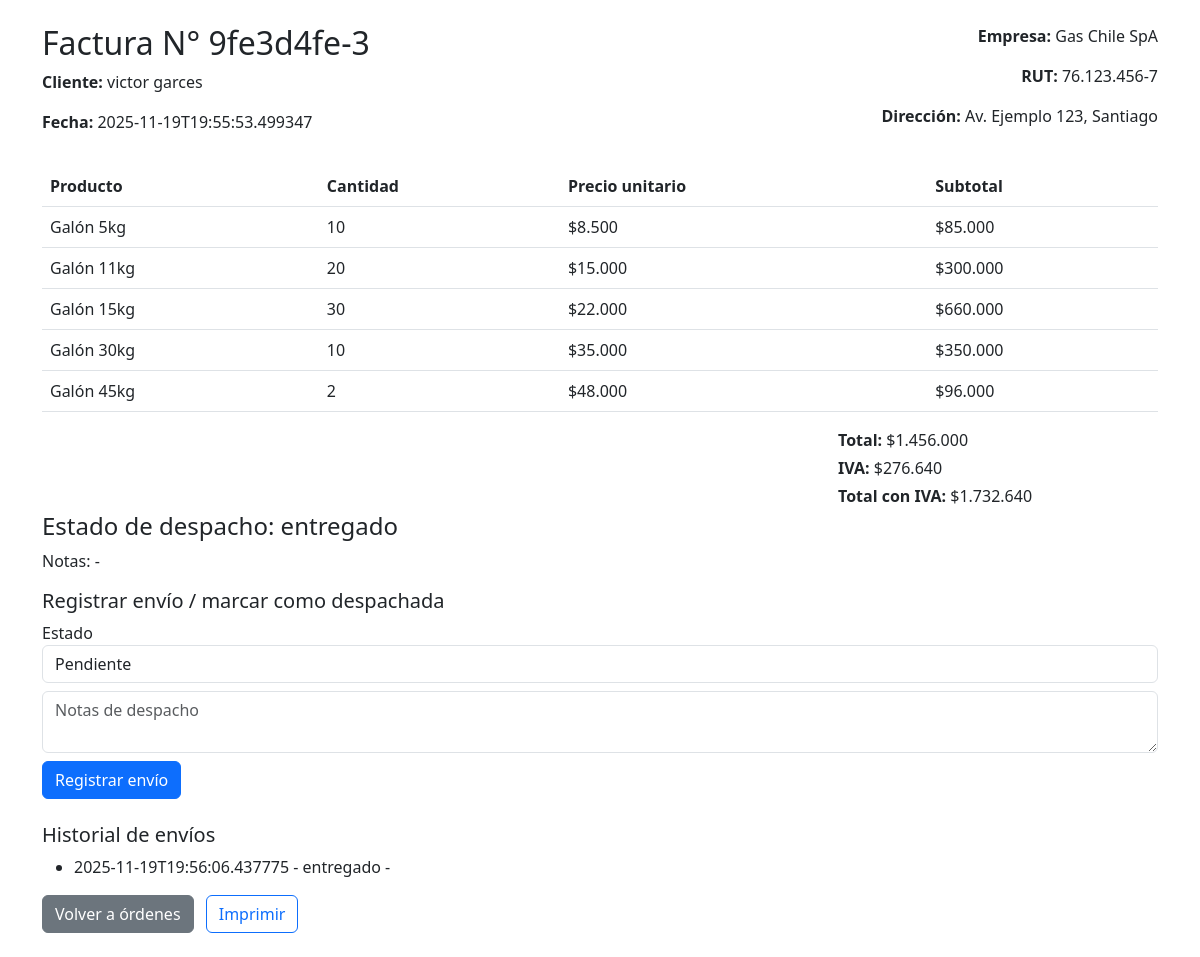
The page /factura/detalle/1 (signed in) on the database its author committed.
### tables this page shows
CREATE TABLE facturas (
                id INTEGER PRIMARY KEY AUTOINCREMENT,
                numero_factura TEXT UNIQUE NOT NULL,
                orden_id INTEGER,
                cliente TEXT,
                total REAL NOT NULL,
                fecha_emision DATETIME DEFAULT CURRENT_TIMESTAMP,
                estado_despacho TEXT DEFAULT 'pendiente',
                notas_despacho TEXT, iva REAL DEFAULT 0, total_con_iva REAL DEFAULT 0, fecha TEXT,
                FOREIGN KEY (orden_id) REFERENCES ordenes_compra(id)
            );

CREATE TABLE detalle_facturas (
                id INTEGER PRIMARY KEY AUTOINCREMENT,
                factura_id INTEGER NOT NULL,
                producto_id INTEGER,
                producto_nombre TEXT NOT NULL,
                cantidad INTEGER NOT NULL,
                precio_unitario REAL NOT NULL,
                subtotal REAL NOT NULL,
                FOREIGN KEY (factura_id) REFERENCES facturas(id),
                FOREIGN KEY (producto_id) REFERENCES productos(id)
            );

CREATE TABLE envios (
                id INTEGER PRIMARY KEY AUTOINCREMENT,
                factura_id INTEGER,
                estado TEXT,
                notas TEXT,
                fecha TEXT,
                FOREIGN KEY(factura_id) REFERENCES facturas(id)
            );

### webapp/controllers/factura_controller.py (the view)
@bp.route('/detalle/<int:factura_id>', methods=['GET'])
def detalle_factura(factura_id):
    if "user" not in session:
        return redirect(url_for("login.login"))
    factura = obtener_factura(factura_id)
    if not factura:
        return "Factura no encontrada", 404
    detalles = obtener_detalles(factura_id)
    historial = listar_envios_por_factura(factura_id)
    return render_template('factura.html', factura=factura, detalles=detalles, historial=historial)

### webapp/models/database.py (called while the page is built)
def get_connection():
    conn = sqlite3.connect(DB_PATH)
    conn.row_factory = sqlite3.Row
    return conn

### webapp/models/envio_model.py (called while the page is built)
def listar_envios_por_factura(factura_id):
    conn = get_connection()
    cur = conn.cursor()
    cur.execute("SELECT * FROM envios WHERE factura_id=? ORDER BY fecha DESC", (factura_id,))
    rows = cur.fetchall()
    conn.close()
    return [dict(r) for r in rows]

### webapp/models/factura_model.py (called while the page is built)
def obtener_detalles(factura_id):
    conn = get_connection()
    cur = conn.cursor()
    cur.execute("SELECT * FROM detalle_facturas WHERE factura_id=?", (factura_id,))
    rows = cur.fetchall()
    conn.close()
    return [dict(r) for r in rows]

def obtener_factura(factura_id):
    conn = get_connection()
    cur = conn.cursor()
    cur.execute("SELECT * FROM facturas WHERE id=?", (factura_id,))
    row = cur.fetchone()
    conn.close()
    return dict(row) if row else None

### webapp/templates/factura.html (shortened to what this page needs)
<!doctype html>
<html>
<head>
  <link href="https://cdn.jsdelivr.net/npm/bootstrap@5.3.0/dist/css/bootstrap.min.css" rel="stylesheet">
</head>
<body class="p-4">
  <div class="container">
    {% if factura %}
      <div class="row mb-3">
        <div class="col-md-8">
          <h2>Factura N° {{ factura.numero_factura }}</h2>
          <p><strong>Cliente:</strong> {{ factura.cliente }}</p>
          <p><strong>Fecha:</strong> {{ factura.fecha }}</p>
        </div>
        <div class="col-md-4 text-end">
          <p><strong>Empresa:</strong> Gas Chile SpA</p>
          <p><strong>RUT:</strong> 76.123.456-7</p>
          <p><strong>Dirección:</strong> Av. Ejemplo 123, Santiago</p>
        </div>
      </div>
      <table class="table">
        <thead><tr><th>Producto</th><th>Cantidad</th><th>Precio unitario</th><th>Subtotal</th></tr></thead>
        <tbody>
          {% for d in detalles %}
          <tr>
            <td>{{ d.producto_nombre }}</td>
            <td>{{ d.cantidad }}</td>
            <td>{{ d.precio_unitario|clp }}</td>
            <td>{{ d.subtotal|clp }}</td>
          </tr>
          {% endfor %}
        </tbody>
      </table>
      <div class="d-flex justify-content-end">
        <div style="width:320px;">
          <p class="mb-1"><strong>Total:</strong> {{ factura.total|clp }}</p>
          <p class="mb-1"><strong>IVA:</strong> {{ factura.iva|clp }}</p>
          <p class="mb-1"><strong>Total con IVA:</strong> {{ factura.total_con_iva|clp }}</p>
        </div>
      </div>
      <h4>Estado de despacho: {{ factura.estado_despacho }}</h4>
      <p>Notas: {{ factura.notas_despacho or '-' }}</p>
      <h5>Registrar envío / marcar como despachada</h5>
      <form method="post" action="{{ url_for('envio.marcar_envio', factura_id=factura.id) }}">
        <div class="mb-2">
          <label>Estado</label>
          <select name="estado" class="form-control">
            <option value="pendiente">Pendiente</option>
          </select>
        </div>
        <div class="mb-2">
          <textarea name="notas" class="form-control" placeholder="Notas de despacho"></textarea>
        </div>
        <button class="btn btn-primary">Registrar envío</button>
      </form>
      <h5 class="mt-4">Historial de envíos</h5>
      <ul>
        {% for e in historial %}
          <li>{{ e.fecha }} - {{ e.estado }} - {{ e.notas }}</li>
        {% endfor %}
      </ul>
      <div class="mt-3 no-print">
        <a class="btn btn-secondary" href="{{ url_for('orden.listar_ordenes_view') }}">Volver a órdenes</a>
        <button class="btn btn-outline-primary ms-2" onclick="window.print()">Imprimir</button>
      </div>
    {% else %}
      <p>No hay datos de factura para mostrar.</p>
      <a class="btn btn-secondary" href="{{ url_for('orden.listar_ordenes_view') }}">Volver a órdenes</a>
    {% endif %}
  </div>
</body>
</html>

### rows shown on the page
facturas: numero_factura "9fe3d4fe-3", cliente "victor garces", fecha "2025-11-19T19:55:53.499347", total|clp "$1.456.000", iva|clp "$276.640", total_con_iva|clp "$1.732.640", estado_despacho "entregado", notas_despacho "-"
detalle_facturas: producto_nombre "Galón 5kg", cantidad "10", precio_unitario|clp "$8.500", subtotal|clp "$85.000"
detalle_facturas: producto_nombre "Galón 11kg", cantidad "20", precio_unitario|clp "$15.000", subtotal|clp "$300.000"
detalle_facturas: producto_nombre "Galón 15kg", cantidad "30", precio_unitario|clp "$22.000", subtotal|clp "$660.000"
detalle_facturas: producto_nombre "Galón 30kg", cantidad "10", precio_unitario|clp "$35.000", subtotal|clp "$350.000"
detalle_facturas: producto_nombre "Galón 45kg", cantidad "2", precio_unitario|clp "$48.000", subtotal|clp "$96.000"
envios: fecha "2025-11-19T19:56:06.437775", estado "entregado"
